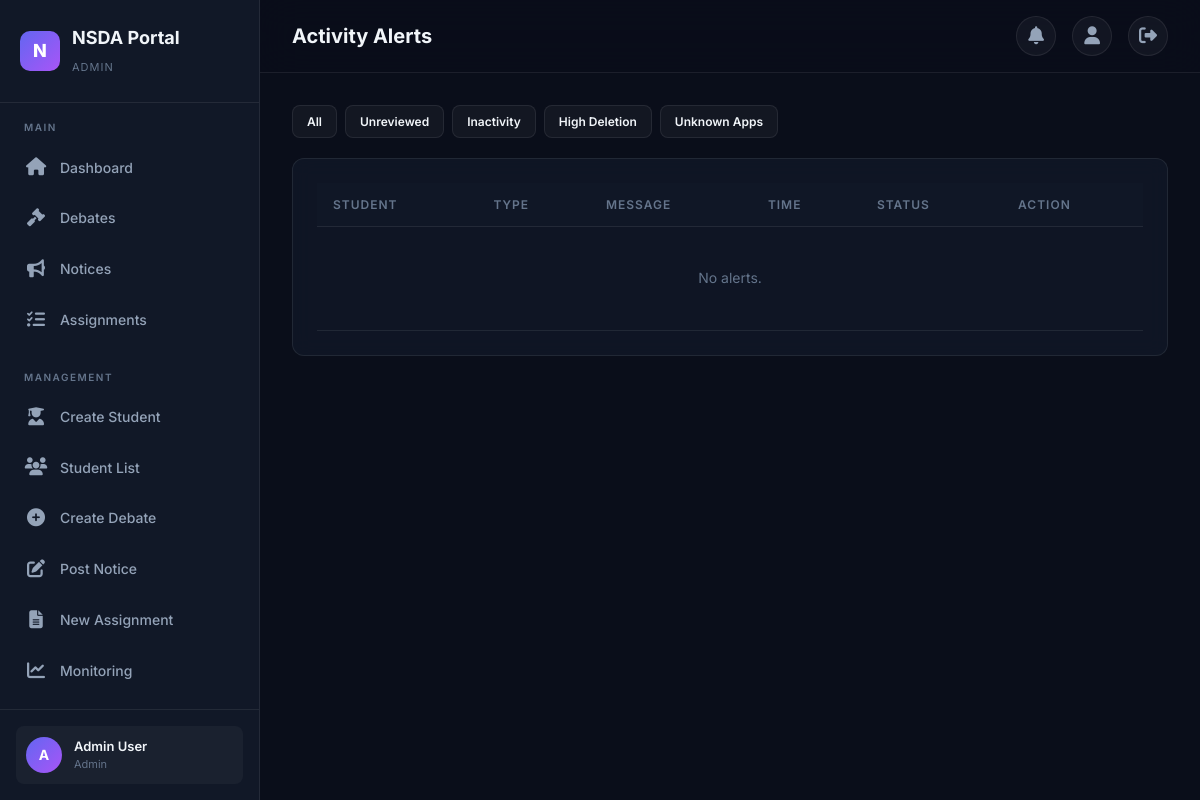
Before: /monitoring/alerts/ (signed in) with the older database file.
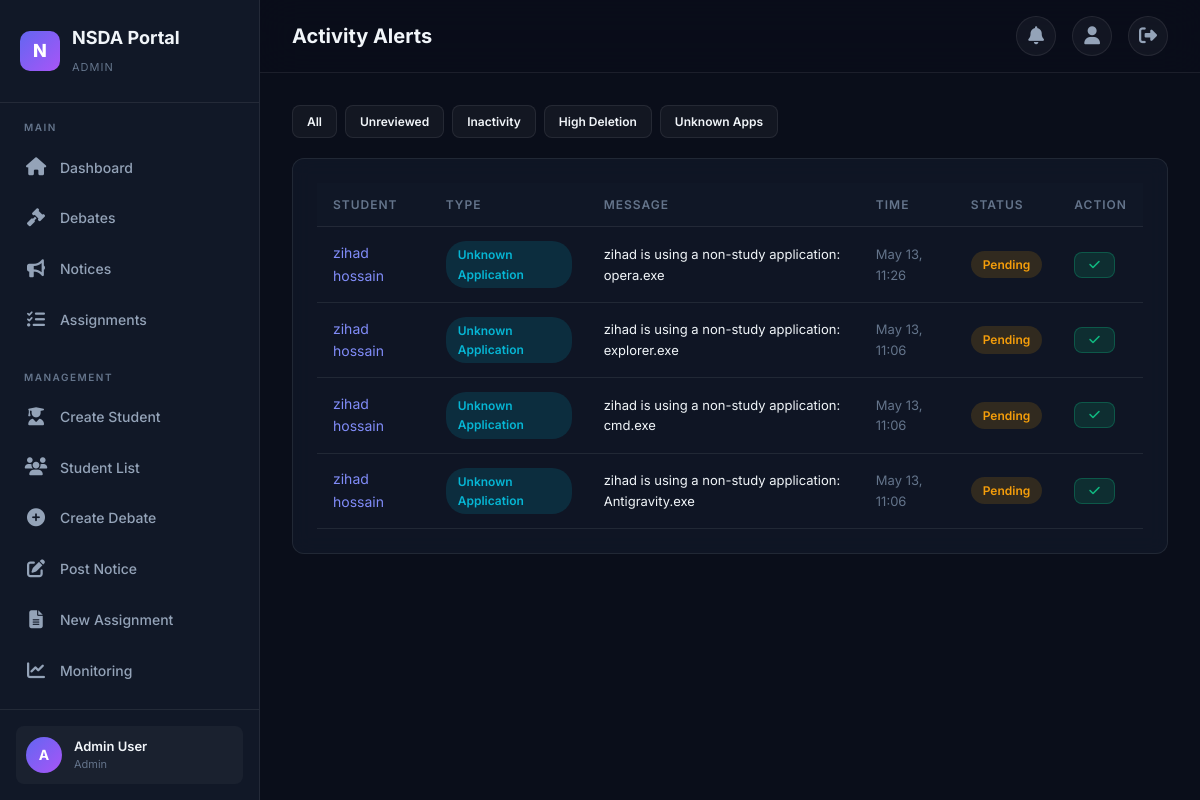
After: the same page with the newer database file.
### monitoring/models.py (models this page shows, shortened)
class ActivityAlert(models.Model):
    class AlertType(models.TextChoices):
        INACTIVITY = 'inactivity', 'Inactivity'
        HIGH_DELETION = 'high_deletion', 'High Deletion Rate'
        UNKNOWN_APP = 'unknown_app', 'Unknown Application'
        UNUSUAL = 'unusual', 'Unusual Behavior'
    student = models.ForeignKey(
        settings.AUTH_USER_MODEL,
        on_delete=models.CASCADE,
        related_name='activity_alerts',
    )
    alert_type = models.CharField(
        max_length=20,
        choices=AlertType.choices,
    )
    message = models.TextField()
    created_at = models.DateTimeField(auto_now_add=True)
    is_reviewed = models.BooleanField(default=False)
    reviewed_by = models.ForeignKey(
        settings.AUTH_USER_MODEL,
        on_delete=models.SET_NULL,
        null=True,
        blank=True,
        related_name='reviewed_alerts',
    )
    class Meta:
        ordering = ['-created_at']

### accounts/models.py (models this page shows, shortened)
class User(AbstractUser):
    class Role(models.TextChoices):
        STUDENT = 'student', 'Student'
        TEACHER = 'teacher', 'Teacher'
        ADMIN = 'admin', 'Admin'
    role = models.CharField(
        max_length=10,
        choices=Role.choices,
        default=Role.STUDENT,
    )
    profile_picture = models.ImageField(
        upload_to='profiles/',
        blank=True,
        null=True,
    )
    phone = models.CharField(max_length=20, blank=True)
    bio = models.TextField(blank=True)
    grade_level = models.CharField(max_length=50, blank=True)
    school = models.CharField(max_length=200, blank=True)
    date_of_birth = models.DateField(blank=True, null=True)
    created_at = models.DateTimeField(auto_now_add=True)
    updated_at = models.DateTimeField(auto_now=True)
    @property
    def is_student(self):
        return self.role == self.Role.STUDENT
    @property
    def is_teacher(self):
        return self.role == self.Role.TEACHER
    @property
    def is_admin_user(self):
        return self.role == self.Role.ADMIN

### monitoring/views.py (the view)
# urls.py: path('alerts/', views.AlertListView.as_view(), name='alerts'),
class AlertListView(TeacherOrAdminRequiredMixin, ListView):
    model = ActivityAlert
    template_name = 'monitoring/alerts.html'
    context_object_name = 'alerts'
    paginate_by = 20
    def get_queryset(self):
        qs = super().get_queryset().select_related('student')
        filter_type = self.request.GET.get('type')
        if filter_type:
            qs = qs.filter(alert_type=filter_type)
        reviewed = self.request.GET.get('reviewed')
        if reviewed == 'false':
            qs = qs.filter(is_reviewed=False)
        return qs

### accounts/mixins.py (called while the page is built)
    def test_func(self):
        return self.request.user.role in ('teacher', 'admin')

### portal/context_processors.py (called while the page is built)
def notifications_processor(request):
    if request.user.is_authenticated:
        unread_count = Notification.objects.filter(
            user=request.user, is_read=False
        ).count()
        recent_notifications = Notification.objects.filter(
            user=request.user
        ).order_by('-created_at')[:5]
        return {
            'unread_notifications_count': unread_count,
            'recent_notifications': recent_notifications
        }
    return {'unread_notifications_count': 0, 'recent_notifications': []}

### templates/monitoring/alerts.html (shortened to what this page needs)
{% extends "base.html" %}
{% block page_title %}Activity Alerts{% endblock %}
{% block content %}
<div style="display:flex;gap:8px;margin-bottom:20px;">
    <a href="{% url 'monitoring:alerts' %}" class="btn btn-sm btn-secondary">All</a>
    <a href="?reviewed=false" class="btn btn-sm btn-secondary">Unreviewed</a>
    <a href="?type=inactivity" class="btn btn-sm btn-secondary">Inactivity</a>
    <a href="?type=high_deletion" class="btn btn-sm btn-secondary">High Deletion</a>
    <a href="?type=unknown_app" class="btn btn-sm btn-secondary">Unknown Apps</a>
</div>
<div class="card">
    <div class="card-body table-container">
        <table><thead><tr><th>Student</th><th>Type</th><th>Message</th><th>Time</th><th>Status</th><th>Action</th></tr></thead><tbody>
        {% for a in alerts %}
        <tr>
            <td><a href="{% url 'monitoring:student_detail' a.student.pk %}">{{ a.student.get_full_name|default:a.student.username }}</a></td>
            <td><span class="badge badge-{% if a.alert_type == 'inactivity' %}warning{% elif a.alert_type == 'high_deletion' %}danger{% else %}info{% endif %}">{{ a.get_alert_type_display }}</span></td>
            <td class="text-sm">{{ a.message|truncatewords:15 }}</td>
            <td class="text-muted text-sm">{{ a.created_at|date:"M d, H:i" }}</td>
            <td>{% if a.is_reviewed %}<span class="badge badge-success">Reviewed</span>{% else %}<span class="badge badge-warning">Pending</span>{% endif %}</td>
            <td>{% if not a.is_reviewed %}<form method="post" action="{% url 'monitoring:review_alert' a.pk %}">{% csrf_token %}<button type="submit" class="btn btn-sm btn-success"><i class="fas fa-check"></i></button></form>{% endif %}</td>
        </tr>
        {% empty %}<tr><td colspan="6" class="text-center text-muted" style="padding:40px;">No alerts.</td></tr>{% endfor %}
        </tbody></table>
    </div>
</div>
{% endblock %}

Changed rows visible on the page:
added ActivityAlert: student.get_full_name "zihad hossain", alert_type "Unknown Application", message "zihad is using a non-study application: opera.exe", created_at "May 13, 11:26", is_reviewed "Pending"
added ActivityAlert: student.get_full_name "zihad hossain", alert_type "Unknown Application", message "zihad is using a non-study application: explorer.exe", created_at "May 13, 11:06", is_reviewed "Pending"
added ActivityAlert: student.get_full_name "zihad hossain", alert_type "Unknown Application", message "zihad is using a non-study application: cmd.exe", created_at "May 13, 11:06", is_reviewed "Pending"
added ActivityAlert: student.get_full_name "zihad hossain", alert_type "Unknown Application", message "zihad is using a non-study application: Antigravity.exe", created_at "May 13, 11:06", is_reviewed "Pending"
Other visible differences:
text no longer shown: "No alerts."
